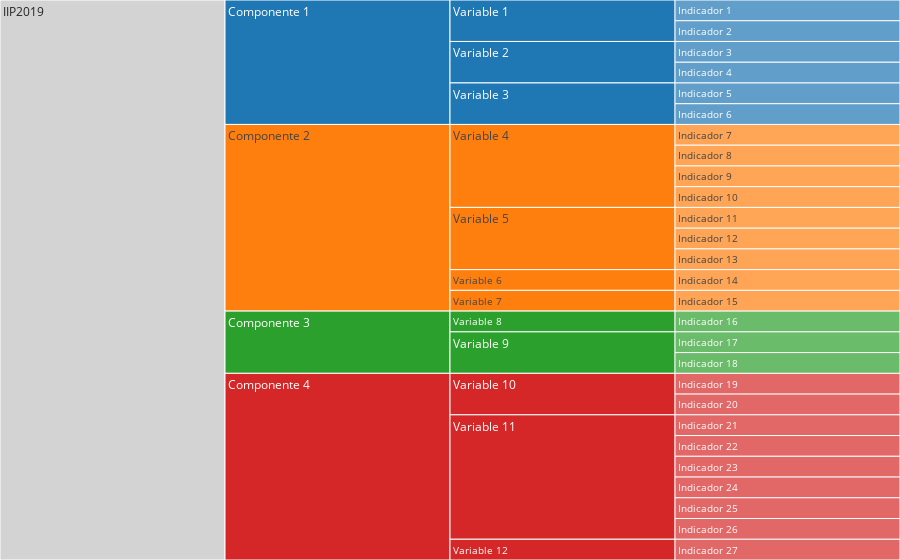

The cell this chart's notebook holds for it:
### Markdown cell above
# Icicle

### Code cell
fig = go.Figure(go.Icicle(
    hovertext=wrapped_hovertext,
    hoverinfo="text",
    labels = df_2019.short_label,
    parents = df_2019.short_parent,
    sort=False,
    root_color="lightgrey"
))
fig.update_layout(
    margin = dict(t=0, l=0, r=0, b=0),
    )
fig.write_html('est_icicle_2019.html')
fig

### Figure 1 — Plotly figure (JSON) as saved in the notebook; plotly's stock layout.template omitted (floating-point values rounded to 4 significant figures)
{"data": [{"hoverinfo": "text", "hovertext": ["Componente 1. Capacidad Institucional", "Variable 1. Planeación", "Indicador 1. Creación y Organización: Existencia<br>dentro de los soportes normativos de creación y<br>organización de la institución de un discurso<br>relacionado con la definición de innovación<br>pública", "Indicador 2. Planeación Estratégica: Existencia<br>dentro de la planeación estratégica de la<br>institución de una relación con el concepto de<br>innovación pública", "Variable 2. Recursos Presupuestales", "Indicador 3. Recursos Anuales de Funcionamiento:<br>Porcentaje de recursos anuales de funcionamiento<br>ejecutados en temas de innovación pública", "Indicador 4. Porcentaje de recursos anuales de<br>inversión ejecutados en temas de innovación<br>pública", "Variable 3. Recursos Humanos", "Indicador 5. Porcentaje de funcionarios<br>relacionados con temas de innovación pública.", "Indicador 6. Porcentaje de contratistas dedicados<br>a temas de innovación pública.", "Componente 2. Procesos y procedimientos", "Variable 4. Proceso de identificación y uso de<br>retos o áreas de oportunidad", "Indicador 7. Uso de información recolectada a<br>partir del SDQS", "Indicador 8. Canales complem entarios para la<br>ciudadanía para la identificación de retos o áreas<br>de oportunidad de la entidad.", "Indicador 9. Canales para los funcionarios y/o<br>contratist as para la identifica ción de retos o<br>áreas de oportunidad.", "Indicador 10. Actividades para la identificación<br>de retos o áreas de oportunidad.", "Variable 5. Generación de ideas", "Indicador 11. Canales para la ciudadanía para la<br>generación de ideas.", "Indicador 12. Canales para los funcionarios y/o<br>contratistas para la generación de ideas.", "Indicador 13. Espacios para la generación de<br>ideas.", "Variable 6. Diseño de Innovaciones", "Indicador 14. Innovaciones diseñadas.", "Variable 7. Generación de capacidades", "Indicador 15. Actividades de generación de<br>capacidades de innovación.", "Componente 3. Resultados", "Variable 8. Innovaciones Implementadas", "Indicador 16. Implementación de innovaciones<br>diseñadas.", "Variable 9. Generación de capacidades en<br>innovación para funcionarios y/o contratistas", "Indicador 17. Porcentaje de funcionarios formados<br>a partir de procesos de generación de capacidades<br>en innovación.", "Indicador 18. Porcentaje de contratistas formados<br>a partir de procesos de generación de capacidades<br>en innovación.", "Componente 4. Gestión del conocimiento", "Variable 10. Gestión del conocimiento en la<br>Capacidad Institucional", "Indicador 19. Creación y Organización: Existencia<br>dentro de los soportes normativos de creación y<br>organización de la instituciónde acciones de<br>gestión del conocimiento", "Indicador 20. Planeación Estratégica: Existencia<br>dentro de la planeación estratégica de la<br>institución de acciones de gestión del<br>conocimiento.", "Variable 11. Gestión del conocimiento en los<br>Procesos y Procedimientos", "Indicador 21. Publicación de la sistematización de<br>información sobre procesos de identificación de<br>problemas con ciudadanos", "Indicador 22. Publicación de la sistematización de<br>información sobre procesos de identificación de<br>problemas con servidores públicos", "Indicador 23. Publicación de la sistematización de<br>información sobre procesos de generación de ideas<br>con ciudadanos", "Indicador 24. Publicación de la sistematización de<br>información sobre procesos de generación de ideas<br>con servidores públicos", "Indicador 25. Documentación de buenas prácticas y<br>lecciones aprendidas identificadas en los procesos<br>de innovación.", "Indicador 26. Documentación de buenas prácticas y<br>lecciones aprendidas de las acciones de la<br>entidad.", "Variable 12. Gestión del conocimiento en los<br>Resultados", "Indicador 27. Monitoreo y seguimiento de<br>innovaciones implementadas"], "labels": ["Componente 1", "Variable 1", "Indicador 1", "Indicador 2", "Variable 2", "Indicador 3", "Indicador 4", "Variable 3", "Indicador 5", "Indicador 6", "Componente 2", "Variable 4", "Indicador 7", "Indicador 8", "Indicador 9", "Indicador 10", "Variable 5", "Indicador 11", "Indicador 12", "Indicador 13", "Variable 6", "Indicador 14", "Variable 7", "Indicador 15", "Componente 3", "Variable 8", "Indicador 16", "Variable 9", "Indicador 17", "Indicador 18", "Componente 4", "Variable 10", "Indicador 19", "Indicador 20", "Variable 11", "Indicador 21", "Indicador 22", "Indicador 23", "Indicador 24", "Indicador 25", "Indicador 26", "Variable 12", "Indicador 27"], "parents": ["IIP2019", "Componente 1", "Variable 1", "Variable 1", "Componente 1", "Variable 2", "Variable 2", "Componente 1", "Variable 3", "Variable 3", "IIP2019", "Componente 2", "Variable 4", "Variable 4", "Variable 4", "Variable 4", "Componente 2", "Variable 5", "Variable 5", "Variable 5", "Componente 2", "Variable 6", "Componente 2", "Variable 7", "IIP2019", "Componente 3", "Variable 8", "Componente 3", "Variable 9", "Variable 9", "IIP2019", "Componente 4", "Variable 10", "Variable 10", "Componente 4", "Variable 11", "Variable 11", "Variable 11", "Variable 11", "Variable 11", "Variable 11", "Componente 4", "Variable 12"], "root": {"color": "lightgrey"}, "sort": false, "type": "icicle"}], "layout": {"margin": {"b": 0, "l": 0, "r": 0, "t": 0}}}
